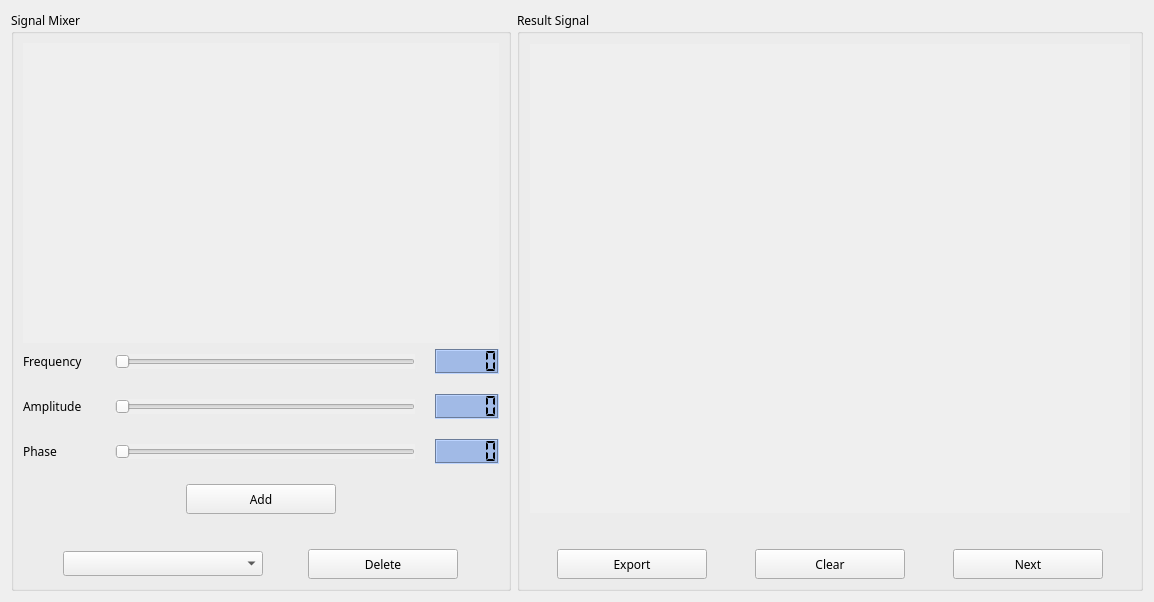
      <widget class="QWidget" name="tab_composer">
       <attribute name="title">
        <string>Composer</string>
       </attribute>
       <layout class="QGridLayout" name="gridLayout_28">
        <item row="0" column="0">
         <layout class="QGridLayout" name="gridLayout_12" columnstretch="2,3">
          <item row="0" column="1">
           <widget class="QGroupBox" name="groupBox_result_signal">
            <property name="maximumSize">
             <size>
              <width>16777215</width>
              <height>16777215</height>
             </size>
            </property>
            <property name="font">
             <font>
              <family>Segoe UI Semibold</family>
              <pointsize>9</pointsize>
             </font>
            </property>
            <property name="autoFillBackground">
             <bool>true</bool>
            </property>
            <property name="title">
             <string>Result Signal</string>
            </property>
            <layout class="QGridLayout" name="gridLayout_7">
             <item row="1" column="0">
              <layout class="QGridLayout" name="gridLayout_6" rowstretch="3,0">
               <property name="verticalSpacing">
                <number>35</number>
               </property>
               <item row="1" column="0">
                <layout class="QGridLayout" name="gridLayout_5" rowstretch="0" columnstretch="0,0,0">
                 <property name="horizontalSpacing">
                  <number>20</number>
                 </property>
                 <item row="0" column="2">
                  <widget class="QPushButton" name="pushButton_next">
                   <property name="minimumSize">
                    <size>
                     <width>0</width>
                     <height>30</height>
                    </size>
                   </property>
                   <property name="maximumSize">
                    <size>
                     <width>150</width>
                     <height>16777215</height>
                    </size>
                   </property>
                   <property name="font">
                    <font>
                     <family>Segoe UI Semibold</family>
                     <pointsize>9</pointsize>
                    </font>
                   </property>
                   <property name="cursor">
                    <cursorShape>PointingHandCursor</cursorShape>
                   </property>
                   <property name="toolTip">
                    <string>Go to the sampler </string>
                   </property>
                   <property name="layoutDirection">
                    <enum>Qt::RightToLeft</enum>
                   </property>
                   <property name="autoFillBackground">
                    <bool>false</bool>
                   </property>
                   <property name="text">
                    <string>Next</string>
                   </property>
                   <property name="icon">
                    <iconset>
                     <normaloff>DSP/task 2/icons/next2.png</normaloff>DSP/task 2/icons/next2.png</iconset>
                   </property>
                   <property name="shortcut">
                    <string>Right</string>
                   </property>
                   <property name="flat">
                    <bool>false</bool>
                   </property>
                  </widget>
                 </item>
                 <item row="0" column="0">
                  <widget class="QPushButton" name="pushButton_export">
                   <property name="minimumSize">
                    <size>
                     <width>0</width>
                     <height>30</height>
                    </size>
                   </property>
                   <property name="maximumSize">
                    <size>
                     <width>150</width>
                     <height>16777215</height>
                    </size>
                   </property>
                   <property name="font">
                    <font>
                     <family>Segoe UI Semibold</family>
                     <pointsize>9</pointsize>
                    </font>
                   </property>
                   <property name="cursor">
                    <cursorShape>PointingHandCursor</cursorShape>
                   </property>
                   <property name="toolTip">
                    <string>Export the result signal to a csv file</string>
                   </property>
                   <property name="autoFillBackground">
                    <bool>false</bool>
                   </property>
                   <property name="text">
                    <string>Export</string>
                   </property>
                   <property name="icon">
                    <iconset>
                     <normaloff>DSP/task 2/icons/export2.png</normaloff>DSP/task 2/icons/export2.png</iconset>
                   </property>
                   <property name="iconSize">
                    <size>
                     <width>25</width>
                     <height>25</height>
                    </size>
                   </property>
                   <property name="shortcut">
                    <string>Ctrl+E</string>
                   </property>
                  </widget>
                 </item>
                 <item row="0" column="1">
                  <widget class="QPushButton" name="pushButton_clear">
                   <property name="minimumSize">
                    <size>
                     <width>0</width>
                     <height>30</height>
                    </size>
                   </property>
                   <property name="maximumSize">
                    <size>
                     <width>150</width>
                     <height>16777215</height>
                    </size>
                   </property>
                   <property name="font">
                    <font>
                     <family>Segoe UI Semibold</family>
                     <pointsize>9</pointsize>
                    </font>
                   </property>
                   <property name="cursor">
                    <cursorShape>PointingHandCursor</cursorShape>
                   </property>
                   <property name="toolTip">
                    <string>Clear the result signal</string>
                   </property>
                   <property name="autoFillBackground">
                    <bool>false</bool>
                   </property>
                   <property name="text">
                    <string>Clear</string>
                   </property>
                   <property name="icon">
                    <iconset>
                     <normaloff>DSP/task 2/icons/clear2.png</normaloff>DSP/task 2/icons/clear2.png</iconset>
                   </property>
                   <property name="iconSize">
                    <size>
                     <width>15</width>
                     <height>20</height>
                    </size>
                   </property>
                   <property name="shortcut">
                    <string>Ctrl+L</string>
                   </property>
                  </widget>
                 </item>
                </layout>
               </item>
               <item row="0" column="0">
                <widget class="QWidget" name="widget" native="true">
                 <property name="sizePolicy">
                  <sizepolicy hsizetype="Preferred" vsizetype="Preferred">
                   <horstretch>0</horstretch>
                   <verstretch>0</verstretch>
                  </sizepolicy>
                 </property>
                 <property name="minimumSize">
                  <size>
                   <width>600</width>
                   <height>300</height>
                  </size>
                 </property>
                 <property name="styleSheet">
                  <string notr="true"/>
                 </property>
                 <layout class="QGridLayout" name="gridLayout_31">
                  <property name="leftMargin">
                   <number>1</number>
                  </property>
                  <property name="topMargin">
                   <number>1</number>
                  </property>
                  <property name="rightMargin">
                   <number>1</number>
                  </property>
                  <property name="bottomMargin">
                   <number>1</number>
                  </property>
                  <item row="0" column="0">
                   <widget class="PlotWidget" name="plotwidget_result" native="true">
                    <property name="sizePolicy">
                     <sizepolicy hsizetype="Preferred" vsizetype="Preferred">
                      <horstretch>0</horstretch>
                      <verstretch>0</verstretch>
                     </sizepolicy>
                    </property>
                    <property name="minimumSize">
                     <size>
                      <width>600</width>
                      <height>300</height>
                     </size>
                    </property>
                    <property name="maximumSize">
                     <size>
                      <width>16777215</width>
                      <height>16777215</height>
                     </size>
                    </property>
                    <property name="font">
                     <font>
                      <family>Segoe UI Semibold</family>
                     </font>
                    </property>
                    <property name="autoFillBackground">
                     <bool>true</bool>
                    </property>
                    <property name="styleSheet">
                     <string notr="true"/>
                    </property>
                   </widget>
                  </item>
                 </layout>
                </widget>
               </item>
              </layout>
             </item>
            </layout>
           </widget>
          </item>
          <item row="0" column="0">
           <widget class="QGroupBox" name="groupBox_signal_mixer">
            <property name="sizePolicy">
             <sizepolicy hsizetype="Preferred" vsizetype="Preferred">
              <horstretch>0</horstretch>
              <verstretch>0</verstretch>
             </sizepolicy>
            </property>
            <property name="minimumSize">
             <size>
              <width>500</width>
              <height>0</height>
             </size>
            </property>
            <property name="maximumSize">
             <size>
              <width>16777215</width>
              <height>16777215</height>
             </size>
            </property>
            <property name="font">
             <font>
              <family>Segoe UI Semibold</family>
              <pointsize>9</pointsize>
             </font>
            </property>
            <property name="autoFillBackground">
             <bool>true</bool>
            </property>
            <property name="styleSheet">
             <string notr="true"/>
            </property>
            <property name="title">
             <string>Signal Mixer</string>
            </property>
            <layout class="QGridLayout" name="gridLayout_16">
             <item row="0" column="0">
              <layout class="QGridLayout" name="gridLayout_15">
               <item row="0" column="0">
                <widget class="PlotWidget" name="plotwidget_mixer" native="true">
                 <property name="minimumSize">
                  <size>
                   <width>0</width>
                   <height>300</height>
                  </size>
                 </property>
                 <property name="maximumSize">
                  <size>
                   <width>16777215</width>
                   <height>550</height>
                  </size>
                 </property>
                 <property name="font">
                  <font>
                   <family>Segoe UI Semibold</family>
                  </font>
                 </property>
                 <property name="autoFillBackground">
                  <bool>true</bool>
                 </property>
                </widget>
               </item>
               <item row="1" column="0">
                <layout class="QGridLayout" name="gridLayout_8">
                 <property name="horizontalSpacing">
                  <number>7</number>
                 </property>
                 <property name="verticalSpacing">
                  <number>35</number>
                 </property>
                 <item row="0" column="0">
                  <layout class="QGridLayout" name="gridLayout_3">
                   <property name="verticalSpacing">
                    <number>20</number>
                   </property>
                   <item row="0" column="0">
                    <layout class="QGridLayout" name="gridLayout">
                     <property name="verticalSpacing">
                      <number>20</number>
                     </property>
                     <item row="0" column="0">
                      <layout class="QGridLayout" name="gridLayout_9">
                       <property name="horizontalSpacing">
                        <number>20</number>
                       </property>
                       <item row="0" column="1">
                        <widget class="QSlider" name="horizontalSlider_freq">
                         <property name="maximumSize">
                          <size>
                           <width>16777215</width>
                           <height>16777215</height>
                          </size>
                         </property>
                         <property name="cursor">
                          <cursorShape>PointingHandCursor</cursorShape>
                         </property>
                         <property name="toolTip">
                          <string>Frequency</string>
                         </property>
                         <property name="autoFillBackground">
                          <bool>true</bool>
                         </property>
                         <property name="orientation">
                          <enum>Qt::Horizontal</enum>
                         </property>
                        </widget>
                       </item>
                       <item row="0" column="2">
                        <widget class="QLCDNumber" name="lcdNumber_freq">
                         <property name="minimumSize">
                          <size>
                           <width>0</width>
                           <height>25</height>
                          </size>
                         </property>
                         <property name="maximumSize">
                          <size>
                           <width>16777215</width>
                           <height>16777215</height>
                          </size>
                         </property>
                         <property name="toolTip">
                          <string>Frequency</string>
                         </property>
                         <property name="styleSheet">
                          <string notr="true">
background-color: rgb(161, 186, 230);
</string>
                         </property>
                         <property name="frameShadow">
                          <enum>QFrame::Sunken</enum>
                         </property>
                         <property name="smallDecimalPoint">
                          <bool>false</bool>
                         </property>
                         <property name="segmentStyle">
                          <enum>QLCDNumber::Flat</enum>
                         </property>
                        </widget>
                       </item>
                       <item row="0" column="0">
                        <widget class="QLabel" name="label_freq">
                         <property name="minimumSize">
                          <size>
                           <width>72</width>
                           <height>0</height>
                          </size>
                         </property>
                         <property name="font">
                          <font>
                           <family>Segoe UI Semibold</family>
                           <pointsize>9</pointsize>
                          </font>
                         </property>
                         <property name="toolTip">
                          <string>Frequency</string>
                         </property>
                         <property name="text">
                          <string>Frequency</string>
                         </property>
                        </widget>
                       </item>
                      </layout>
                     </item>
                     <item row="1" column="0">
                      <layout class="QGridLayout" name="gridLayout_10">
                       <property name="horizontalSpacing">
                        <number>20</number>
                       </property>
                       <item row="0" column="2">
                        <widget class="QLCDNumber" name="lcdNumber_amplitude">
                         <property name="minimumSize">
                          <size>
                           <width>0</width>
                           <height>25</height>
                          </size>
                         </property>
                         <property name="maximumSize">
                          <size>
                           <width>16777215</width>
                           <height>16777215</height>
                          </size>
                         </property>
                         <property name="toolTip">
                          <string>Amplitude</string>
                         </property>
                         <property name="autoFillBackground">
                          <bool>false</bool>
                         </property>
                         <property name="styleSheet">
                          <string notr="true">background-color: rgb(161, 186, 230);
color: rgb(0, 0, 0);</string>
                         </property>
                         <property name="frameShadow">
                          <enum>QFrame::Sunken</enum>
                         </property>
                         <property name="lineWidth">
                          <number>1</number>
                         </property>
                         <property name="segmentStyle">
                          <enum>QLCDNumber::Flat</enum>
                         </property>
                        </widget>
                       </item>
                       <item row="0" column="0">
                        <widget class="QLabel" name="label_amplitude">
                         <property name="minimumSize">
                          <size>
                           <width>72</width>
                           <height>0</height>
                          </size>
                         </property>
                         <property name="font">
                          <font>
                           <family>Segoe UI Semibold</family>
                           <pointsize>9</pointsize>
                          </font>
                         </property>
                         <property name="toolTip">
                          <string>Amplitude</string>
                         </property>
                         <property name="text">
                          <string>Amplitude</string>
                         </property>
                        </widget>
                       </item>
                       <item row="0" column="1">
                        <widget class="QSlider" name="horizontalSlider_amplitude">
                         <property name="maximumSize">
                          <size>
                           <width>16777215</width>
                           <height>16777215</height>
                          </size>
                         </property>
                         <property name="cursor">
                          <cursorShape>PointingHandCursor</cursorShape>
                         </property>
                         <property name="toolTip">
                          <string>Amplitude</string>
                         </property>
                         <property name="autoFillBackground">
                          <bool>true</bool>
                         </property>
                         <property name="orientation">
                          <enum>Qt::Horizontal</enum>
                         </property>
                        </widget>
                       </item>
                      </layout>
                     </item>
                     <item row="2" column="0">
                      <layout class="QGridLayout" name="gridLayout_11">
                       <property name="horizontalSpacing">
                        <number>20</number>
                       </property>
                       <item row="0" column="1">
                        <widget class="QSlider" name="horizontalSlider_phase">
                         <property name="maximumSize">
                          <size>
                           <width>16777215</width>
                           <height>16777215</height>
                          </size>
                         </property>
                         <property name="cursor">
                          <cursorShape>PointingHandCursor</cursorShape>
                         </property>
                         <property name="toolTip">
                          <string>Phase</string>
                         </property>
                         <property name="autoFillBackground">
                          <bool>true</bool>
                         </property>
                         <property name="orientation">
                          <enum>Qt::Horizontal</enum>
                         </property>
                        </widget>
                       </item>
                       <item row="0" column="2">
                        <widget class="QLCDNumber" name="lcdNumber_phase">
                         <property name="minimumSize">
                          <size>
                           <width>0</width>
                           <height>25</height>
                          </size>
                         </property>
                         <property name="maximumSize">
                          <size>
                           <width>16777215</width>
                           <height>16777215</height>
                          </size>
                         </property>
                         <property name="toolTip">
                          <string>Phase</string>
                         </property>
                         <property name="styleSheet">
                          <string notr="true">background-color: rgb(161, 186, 230);
</string>
                         </property>
                         <property name="frameShadow">
                          <enum>QFrame::Sunken</enum>
                         </property>
                         <property name="smallDecimalPoint">
                          <bool>false</bool>
                         </property>
                         <property name="segmentStyle">
                          <enum>QLCDNumber::Flat</enum>
                         </property>
                        </widget>
                       </item>
                       <item row="0" column="0">
                        <widget class="QLabel" name="label_phase">
                         <property name="minimumSize">
                          <size>
                           <width>72</width>
                           <height>0</height>
                          </size>
                         </property>
                         <property name="font">
                          <font>
                           <family>Segoe UI Semibold</family>
                           <pointsize>9</pointsize>
                          </font>
                         </property>
                         <property name="toolTip">
                          <string>Phase</string>
                         </property>
                         <property name="text">
                          <string>Phase</string>
                         </property>
                        </widget>
                       </item>
                      </layout>
                     </item>
                    </layout>
                   </item>
                   <item row="1" column="0">
                    <layout class="QGridLayout" name="gridLayout_2">
                     <item row="0" column="0">
                      <spacer name="horizontalSpacer_2">
                       <property name="orientation">
                        <enum>Qt::Horizontal</enum>
                       </property>
                       <property name="sizeHint" stdset="0">
                        <size>
                         <width>40</width>
                         <height>20</height>
                        </size>
                       </property>
                      </spacer>
                     </item>
                     <item row="0" column="1">
                      <widget class="QPushButton" name="pushButton_add">
                       <property name="minimumSize">
                        <size>
                         <width>150</width>
                         <height>30</height>
                        </size>
                       </property>
                       <property name="maximumSize">
                        <size>
                         <width>300</width>
                         <height>16777215</height>
                        </size>
                       </property>
                       <property name="font">
                        <font>
                         <family>Segoe UI Semibold</family>
                         <pointsize>9</pointsize>
                         <stylestrategy>PreferDefault</stylestrategy>
                        </font>
                       </property>
                       <property name="cursor">
                        <cursorShape>PointingHandCursor</cursorShape>
                       </property>
                       <property name="toolTip">
                        <string>Add this signal to the result signal</string>
                       </property>
                       <property name="layoutDirection">
                        <enum>Qt::LeftToRight</enum>
                       </property>
                       <property name="autoFillBackground">
                        <bool>false</bool>
                       </property>
                       <property name="styleSheet">
                        <string notr="true"/>
                       </property>
                       <property name="text">
                        <string>Add</string>
                       </property>
                       <property name="icon">
                        <iconset>
                         <normaloff>DSP/task 2/icons/add.png</normaloff>DSP/task 2/icons/add.png</iconset>
                       </property>
                       <property name="shortcut">
                        <string>Return</string>
                       </property>
                       <property name="autoDefault">
                        <bool>false</bool>
                       </property>
                       <property name="default">
                        <bool>false</bool>
                       </property>
                       <property name="flat">
                        <bool>false</bool>
                       </property>
                      </widget>
                     </item>
                     <item row="0" column="2">
                      <spacer name="horizontalSpacer">
                       <property name="orientation">
                        <enum>Qt::Horizontal</enum>
                       </property>
                       <property name="sizeHint" stdset="0">
                        <size>
                         <width>40</width>
                         <height>20</height>
                        </size>
                       </property>
                      </spacer>
                     </item>
                    </layout>
                   </item>
                  </layout>
                 </item>
                 <item row="1" column="0">
                  <layout class="QGridLayout" name="gridLayout_4">
                   <property name="horizontalSpacing">
                    <number>5</number>
                   </property>
                   <property name="verticalSpacing">
                    <number>7</number>
                   </property>
                   <item row="0" column="0">
                    <widget class="QComboBox" name="comboBox_signals">
                     <property name="minimumSize">
                      <size>
                       <width>0</width>
                       <height>25</height>
                      </size>
                     </property>
                     <property name="maximumSize">
                      <size>
                       <width>200</width>
                       <height>25</height>
                      </size>
                     </property>
                     <property name="font">
                      <font>
                       <family>Segoe UI Semibold</family>
                       <pointsize>9</pointsize>
                      </font>
                     </property>
                     <property name="cursor">
                      <cursorShape>PointingHandCursor</cursorShape>
                     </property>
                     <property name="toolTip">
                      <string>Choose a signal</string>
                     </property>
                     <property name="autoFillBackground">
                      <bool>false</bool>
                     </property>
                    </widget>
                   </item>
                   <item row="0" column="1">
                    <widget class="QPushButton" name="pushButton_delete">
                     <property name="minimumSize">
                      <size>
                       <width>0</width>
                       <height>30</height>
                      </size>
                     </property>
                     <property name="maximumSize">
                      <size>
                       <width>150</width>
                       <height>16777215</height>
                      </size>
                     </property>
                     <property name="font">
                      <font>
                       <family>Segoe UI Semibold</family>
                       <pointsize>9</pointsize>
                      </font>
                     </property>
                     <property name="cursor">
                      <cursorShape>PointingHandCursor</cursorShape>
                     </property>
                     <property name="toolTip">
                      <string>Delete this signal</string>
                     </property>
                     <property name="autoFillBackground">
                      <bool>false</bool>
                     </property>
                     <property name="text">
                      <string>Delete</string>
                     </property>
                     <property name="icon">
                      <iconset>
                       <normaloff>DSP/task 2/icons/delete.png</normaloff>DSP/task 2/icons/delete.png</iconset>
                     </property>
                     <property name="shortcut">
                      <string>Ctrl+Del</string>
                     </property>
                    </widget>
                   </item>
                  </layout>
                 </item>
                </layout>
               </item>
              </layout>
             </item>
            </layout>
           </widget>
          </item>
         </layout>
        </item>
       </layout>
      </widget>
